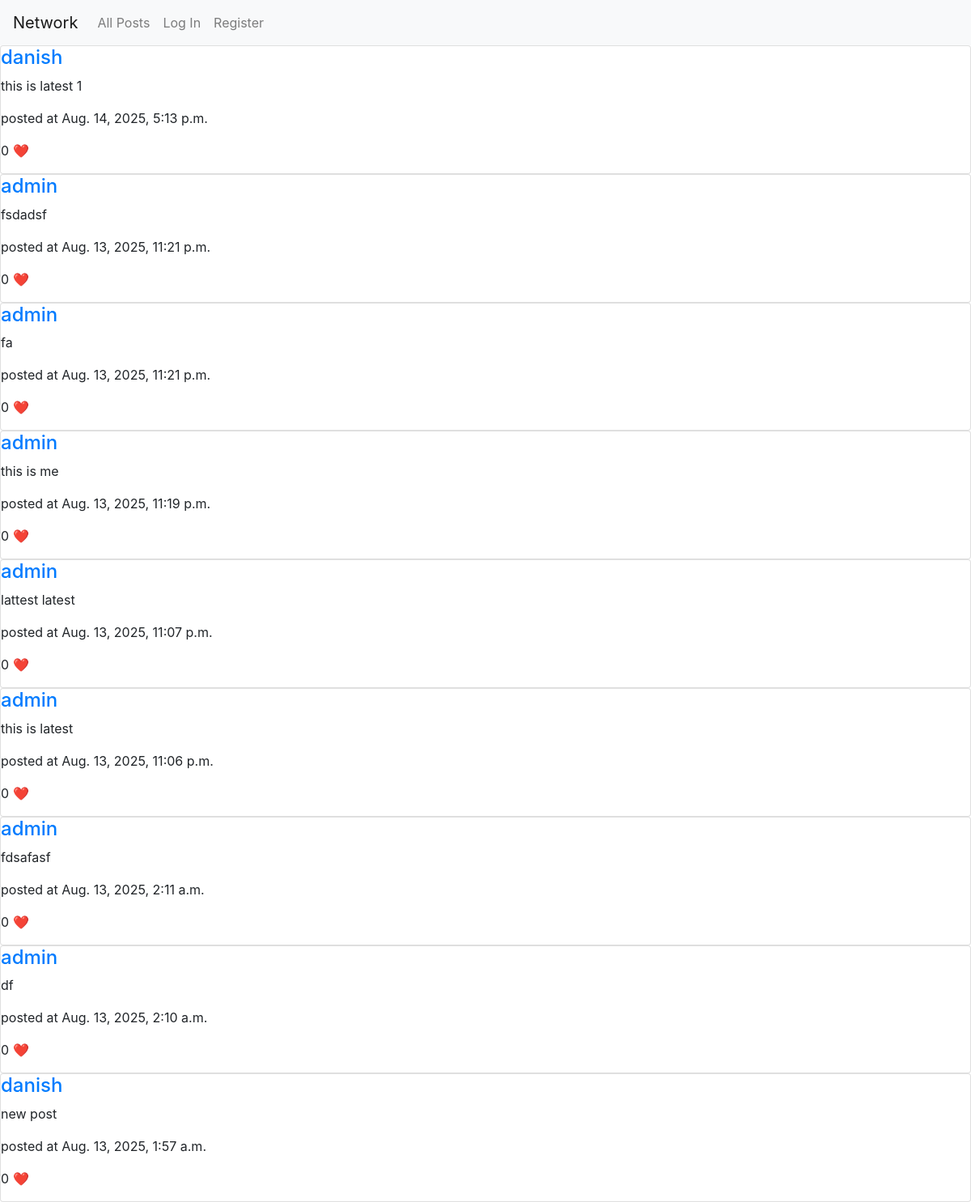
The page / on the database its author committed.
### network/models.py (models this page shows)
class Post(models.Model):
    post_creator = models.ForeignKey(User, on_delete=models.CASCADE,related_name='posts')
    post_content = models.TextField()
    post_creation_date = models.DateTimeField( auto_now_add=True)
    posts_likes = models.ManyToManyField(User,blank=True,related_name='liked_posts')

class User(AbstractUser):
    following = models.ManyToManyField(
        'self',
        symmetrical=False,
        related_name='followers'
    )

### network/views.py (the view)
# urls.py: path("", views.index, name="index"),
def index(request):
    return render(request,'network/index.html',{
        "all_posts": Post.objects.order_by('-post_creation_date')
    })

### network/templates/network/index.html
{% extends "network/layout.html" %}
{% block body %}
    {% include "network/_posts_list.html" with all_posts=all_posts %}
{% endblock %}

### network/templates/network/_posts_list.html
{% for post in all_posts %}
    <div class="card">
        <h4><a href='{% url "profilePage" username=post.post_creator.username%}' >{{ post.post_creator }}</a></h4>
        <p>{{ post.post_content }}</p>
        <p>posted at {{ post.post_creation_date }}</p>
        <p>{{ post.posts_likes.count }} ❤️</p>
    </div>
{% empty %}
    <p>No posts yet.</p>
{% endfor %}

### rows shown on the page
Post: post_creator "danish", post_content "this is latest 1", post_creation_date "Aug. 14, 2025, 5:13 p.m.", posts_likes.count "0"
Post: post_creator "admin", post_content "fsdadsf", post_creation_date "Aug. 13, 2025, 11:21 p.m.", posts_likes.count "0"
Post: post_creator "admin", post_content "fa", post_creation_date "Aug. 13, 2025, 11:21 p.m.", posts_likes.count "0"
Post: post_creator "admin", post_content "this is me", post_creation_date "Aug. 13, 2025, 11:19 p.m.", posts_likes.count "0"
Post: post_creator "admin", post_content "lattest latest", post_creation_date "Aug. 13, 2025, 11:07 p.m.", posts_likes.count "0"
Post: post_creator "admin", post_content "this is latest", post_creation_date "Aug. 13, 2025, 11:06 p.m.", posts_likes.count "0"
Post: post_creator "admin", post_content "fdsafasf", post_creation_date "Aug. 13, 2025, 2:11 a.m.", posts_likes.count "0"
Post: post_creator "admin", post_content "df", post_creation_date "Aug. 13, 2025, 2:10 a.m.", posts_likes.count "0"
Post: post_creator "danish", post_content "new post", post_creation_date "Aug. 13, 2025, 1:57 a.m.", posts_likes.count "0"
